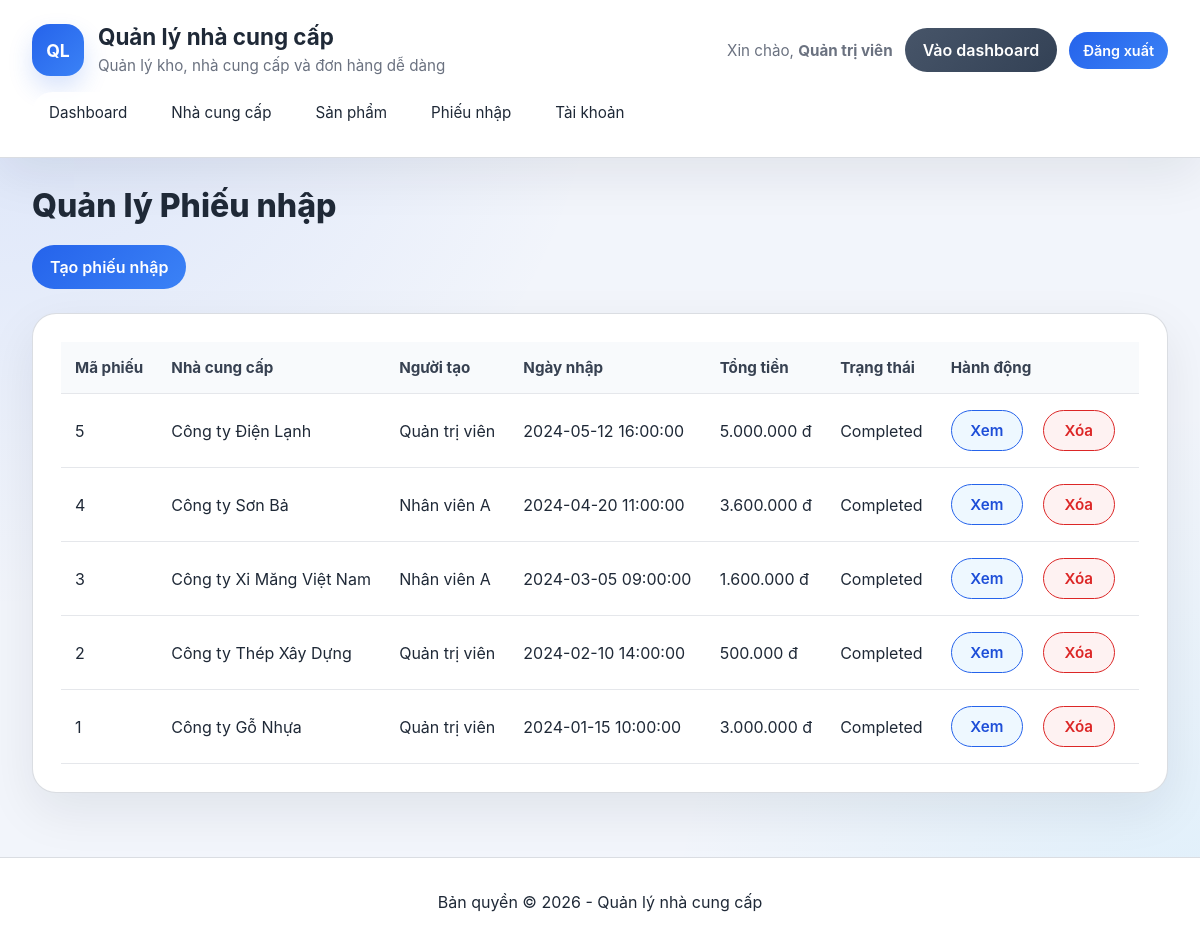
Screenshot of /orders.php (signed in) with the database file from the repository.
### tables this page shows
CREATE TABLE `purchase_orders` (
  `order_id` int(11) NOT NULL AUTO_INCREMENT PRIMARY KEY,
  `supplier_id` int(11) NOT NULL,
  `admin_id` int(11) NOT NULL,
  `order_date` datetime DEFAULT current_timestamp(),
  `expected_date` datetime NOT NULL,
  `actual_date` datetime DEFAULT NULL,
  `total_amount` decimal(15,2) DEFAULT 0.00,
  `order_status` enum('Pending','Completed','Cancelled') DEFAULT 'Pending',
  FOREIGN KEY (`supplier_id`) REFERENCES `suppliers` (`supplier_id`),
  FOREIGN KEY (`admin_id`) REFERENCES `users` (`admin_id`)
);

CREATE TABLE `suppliers` (
  `supplier_id` int(11) NOT NULL AUTO_INCREMENT PRIMARY KEY,
  `supplier_name` varchar(100) NOT NULL,
  `contact_email` varchar(100) DEFAULT NULL UNIQUE,
  `phone_number` varchar(20) DEFAULT NULL,
  `address` text DEFAULT NULL,
  `status` enum('Active','Inactive') DEFAULT 'Active',
  `created_at` timestamp NOT NULL DEFAULT current_timestamp()
);

CREATE TABLE `users` (
  `admin_id` int(11) NOT NULL AUTO_INCREMENT PRIMARY KEY,
  `username` varchar(50) NOT NULL UNIQUE,
  `password` varchar(255) NOT NULL,
  `full_name` varchar(100) DEFAULT NULL,
  `role` enum('Admin','Staff') DEFAULT 'Staff',
  `created_at` timestamp NOT NULL DEFAULT current_timestamp()
);

### functions.php (called while the page is built, shortened)
<?php
function h($value) {
    return htmlspecialchars($value, ENT_QUOTES, 'UTF-8');
}
function is_logged_in() {
    return !empty($_SESSION['user']);
}
function is_admin() {
    return is_logged_in() && ($_SESSION['user']['role'] ?? '') === 'Admin';
}

### orders.php (the view, shortened to what this page needs)
<?php
require_once __DIR__ . '/header.php';
$mysqli = db();
$sql = 'SELECT po.order_id, s.supplier_name, u.full_name, po.order_date, po.total_amount, po.order_status FROM purchase_orders po JOIN suppliers s ON po.supplier_id = s.supplier_id JOIN users u ON po.admin_id = u.admin_id ORDER BY po.order_date DESC';
$result = $mysqli->query($sql);
$orders = $result ? $result->fetch_all(MYSQLI_ASSOC) : [];
?>
<div class="page-title"><h2>Quản lý Phiếu nhập</h2></div>
<div class="toolbar">
    <a class="button" href="order_form.php">Tạo phiếu nhập</a>
</div>
<div class="table-card">
    <table>
        <thead>
            <tr>
                <th>Mã phiếu</th>
                <th>Nhà cung cấp</th>
                <th>Người tạo</th>
                <th>Ngày nhập</th>
                <th>Tổng tiền</th>
                <th>Trạng thái</th>
                <th>Hành động</th>
            </tr>
        </thead>
        <tbody>
            <?php foreach ($orders as $order): ?>
                <tr>
                    <td><?= h($order['order_id']) ?></td>
                    <td><?= h($order['supplier_name']) ?></td>
                    <td><?= h($order['full_name']) ?></td>
                    <td><?= h($order['order_date']) ?></td>
                    <td><?= number_format($order['total_amount'], 0, ',', '.') ?> đ</td>
                    <td><?= h($order['order_status']) ?></td>
                    <td>
                        <div class="actions">
                            <a class="action-btn view" href="order_view.php?id=<?= h($order['order_id']) ?>">Xem</a>
                            <?php if (is_admin()): ?>
                                <a class="action-btn delete danger" href="orders.php?action=delete&id=<?= h($order['order_id']) ?>" onclick="return confirm('Bạn có chắc muốn xóa phiếu nhập này?');">Xóa</a>
                            <?php endif; ?>
                        </div>
                    </td>
                </tr>
            <?php endforeach; ?>
        </tbody>
    </table>
</div>
<?php require_once __DIR__ . '/footer.php'; ?>

### style.css (style rules this page uses)
:root { --bg: #f2f5fb; --panel: #ffffff; --text: #1f2937; --muted: #6b7280; --accent: #2563eb; --accent-soft: #eff6ff; --danger: #dc2626; --danger-dark: #b91c1c; --border: #d1d5db; --shadow: 0 18px 50px rgba(15, 23, 42, 0.08); }
* { box-sizing: border-box; }
body { margin: 0; min-height: 100vh; font-family: 'Inter', 'Segoe UI', Tahoma, Geneva, Verdana, sans-serif; background: radial-gradient(circle at top left, rgba(37, 99, 235, 0.12), transparent 40%), radial-gradient(circle at bottom right, rgba(56, 189, 248, 0.1), transparent 35%), var(--bg); color: var(--text); }
.button, button { display: inline-flex; align-items: center; justify-content: center; padding: 12px 18px; border: none; border-radius: 999px; background: linear-gradient(135deg, #2563eb, #3b82f6); color: #fff; cursor: pointer; text-decoration: none; transition: transform 0.2s ease, box-shadow 0.2s ease, background-color 0.2s ease; font-weight: 600; }
.button.danger, .danger { background: linear-gradient(135deg, #dc2626, #b91c1c); color: #fff; }
.page-title h2 { margin: 0 0 20px; font-size: 2rem; font-weight: 800; color: var(--text); }
.toolbar { display: flex; flex-wrap: wrap; align-items: center; justify-content: space-between; gap: 14px; margin-bottom: 24px; }
.table-card, .form-card, .detail-card, .card { background: var(--panel); border: 1px solid rgba(209, 213, 219, 0.8); border-radius: 24px; padding: 28px; margin-bottom: 24px; box-shadow: var(--shadow); transition: transform 0.2s ease, box-shadow 0.2s ease; }
.table-card table { width: 100%; border-collapse: collapse; }
.table-card th, .table-card td { padding: 16px 14px; border-bottom: 1px solid #e5e7eb; text-align: left; vertical-align: middle; }
.table-card th { background: #f8fafc; font-weight: 700; font-size: 0.95rem; color: #374151; }
.table-card td a { color: var(--accent); text-decoration: none; margin-right: 10px; padding: 6px 10px; border-radius: 999px; transition: background-color 0.2s ease; }
.table-card td a.danger { color: #fff; background: var(--danger); }
.table-card .actions { display: flex; gap: 10px; flex-wrap: wrap; }
.table-card .action-btn { display: inline-flex; align-items: center; justify-content: center; min-width: 72px; padding: 10px 16px; border-radius: 999px; border: 1px solid var(--accent); background: #f8fbff; color: var(--accent); font-size: 0.95rem; font-weight: 600; text-decoration: none; transition: transform 0.2s ease, background-color 0.2s ease, border-color 0.2s ease, box-shadow 0.2s ease; }
.table-card .action-btn.view { background: #eef8ff; color: #1d4ed8; }
.table-card .action-btn.delete { border-color: var(--danger); color: var(--danger); background: #fef2f2; }

### rows the page displays
purchase_orders: order_id "5", supplier.supplier_name "Công ty Điện Lạnh", admin.full_name "Quản trị viên", order_date "2024-05-12 16:00:00", total_amount "5.000.000", order_status "Completed"
purchase_orders: order_id "4", supplier.supplier_name "Công ty Sơn Bả", admin.full_name "Nhân viên A", order_date "2024-04-20 11:00:00", total_amount "3.600.000", order_status "Completed"
purchase_orders: order_id "3", supplier.supplier_name "Công ty Xi Măng Việt Nam", admin.full_name "Nhân viên A", order_date "2024-03-05 09:00:00", total_amount "1.600.000", order_status "Completed"
purchase_orders: order_id "2", supplier.supplier_name "Công ty Thép Xây Dựng", admin.full_name "Quản trị viên", order_date "2024-02-10 14:00:00", total_amount "500.000", order_status "Completed"
purchase_orders: order_id "1", supplier.supplier_name "Công ty Gỗ Nhựa", admin.full_name "Quản trị viên", order_date "2024-01-15 10:00:00", total_amount "3.000.000", order_status "Completed"

### other values shown
APP_NAME "Quản lý nhà cung cấp"
$_SESSION['user']['full_name'] ?: $_SESSION['user']['username'] "Quản trị viên"
